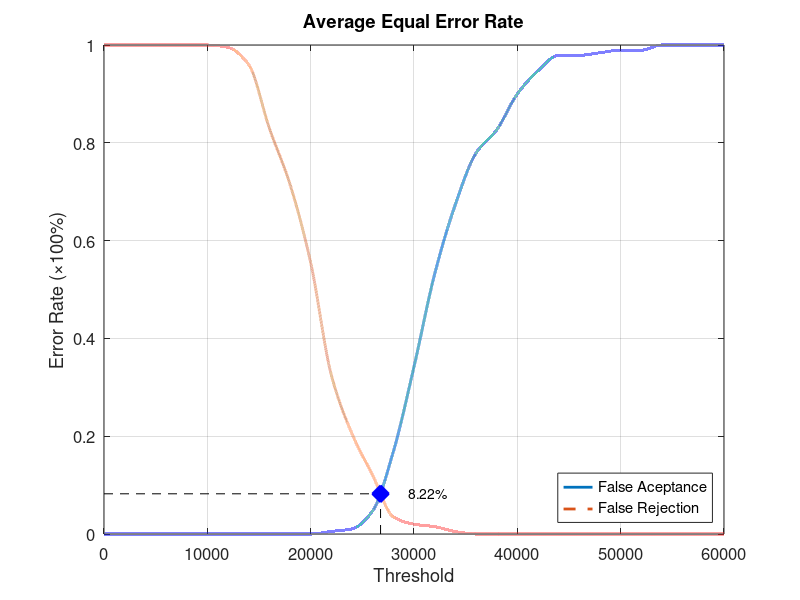
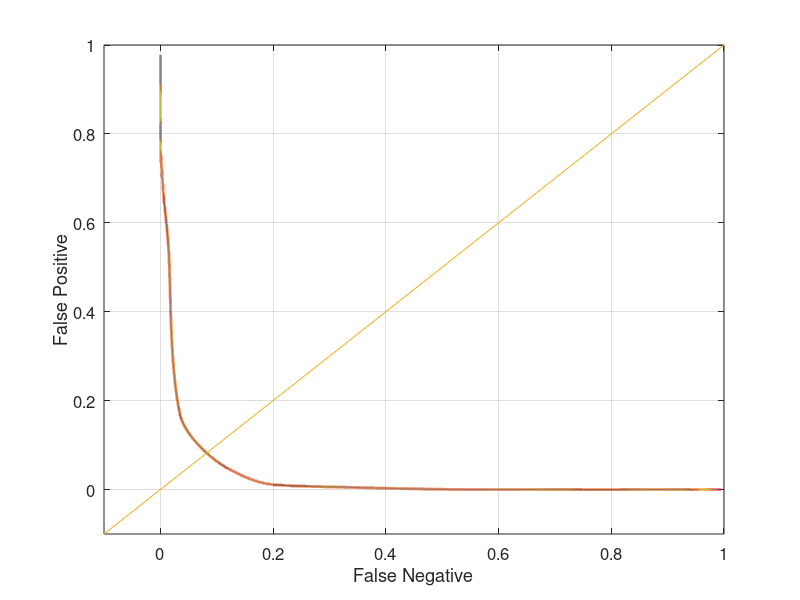

Write MATLAB code to recreate these figures, in order.
function yEER = Database3_2
close all;
clear;
clc;
x = 0:2000:60000;
xq = 0:0.5:60000;

y0 = [0 0 0 0 0 0 0 0 0 0 0 0.00526316 0.0105263 0.0473684 0.168421 0.342105 0.531579 0.673684 0.778947 0.826316 0.9 0.947368 0.978947 0.978947 0.984211 0.989474 0.989474 1 1 1 1];
yy0 = interp1(x, y0, xq, 'pchip');
y1 = [1 1 1 1 1 1 0.995 0.96 0.83 0.715 0.555 0.325 0.205 0.12 0.035 0.02 0.015 0.005 0 0 0 0 0 0 0 0 0 0 0 0 0];
yy1 = interp1(x, y1, xq, 'pchip');

% Calculating EER: 
y2 = abs(y0 - y1);
find(y2 == min(y2))
yy2 = abs(yy0 - yy1);
xEER = find(yy2 == min(yy2));
xEERIndex = xq(xEER) % X-axis EER
yEER = yy0(xEER) % Y-axis EER

main = figure
plot(xq, yy0,'-','LineWidth', 2);	hold on
plot(xq, yy1,'--','LineWidth', 2);	hold on
plot([xEERIndex xEERIndex], [0 yEER], 'k--');	hold on
plot([0 xEERIndex], [yEER yEER], 'k--');	hold on
plot(xEERIndex, yEER, 'bx', 'LineWidth', 10);	hold on
text(xEERIndex + 10 * xEERIndex / 100, yEER, [num2str(round((10000 * yEER)) / 100) '%'])
legend('False Aceptance', 'False Rejection', 'Location', 'SouthEast')
xlabel('Threshold')
ylabel('Error Rate (\times100%)')
title('Average Equal Error Rate')
set(gca, 'FontSize', 12)
axis([0 60000 0 1])
grid on

print(main, 'Database3_2Main', '-dpng');
FNRxFPR = figure('Color', [1 1 1]);
plot(yy1, yy0, '-', yy1, yy0, 'LineWidth', 2);
hold on
y = -0.1:0.1:1
plot(y, y); 
set(gca, 'FontSize', 12)
xlabel('False Negative')
ylabel('False Positive')
axis([-0.1 1 -0.1 1])
set(gca, 'FontSize', 12)
grid on

print(FNRxFPR, 'Database3_2FNRxFPR','-dpng');
end
